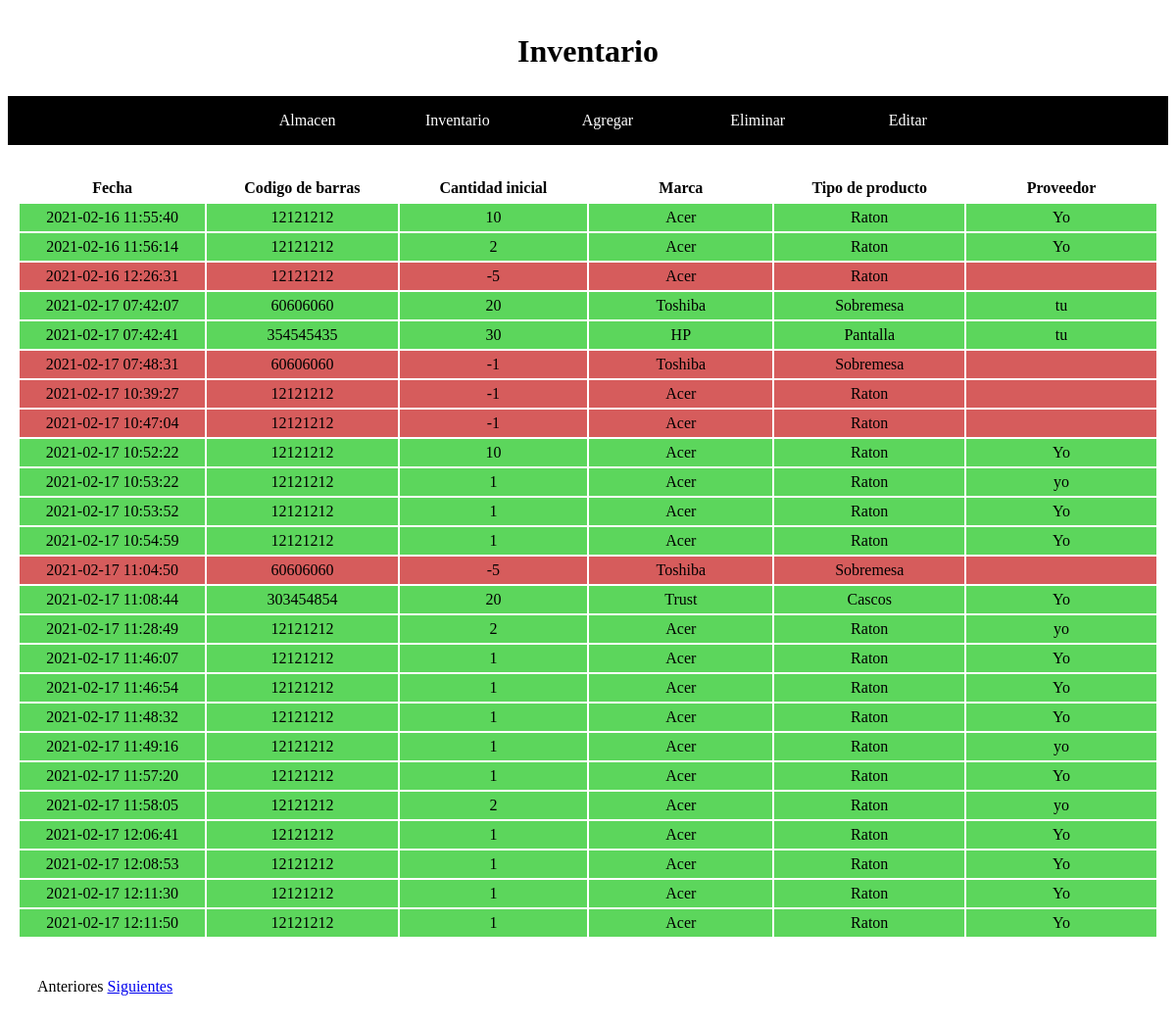
The page /inventario.php on the database as committed earlier.
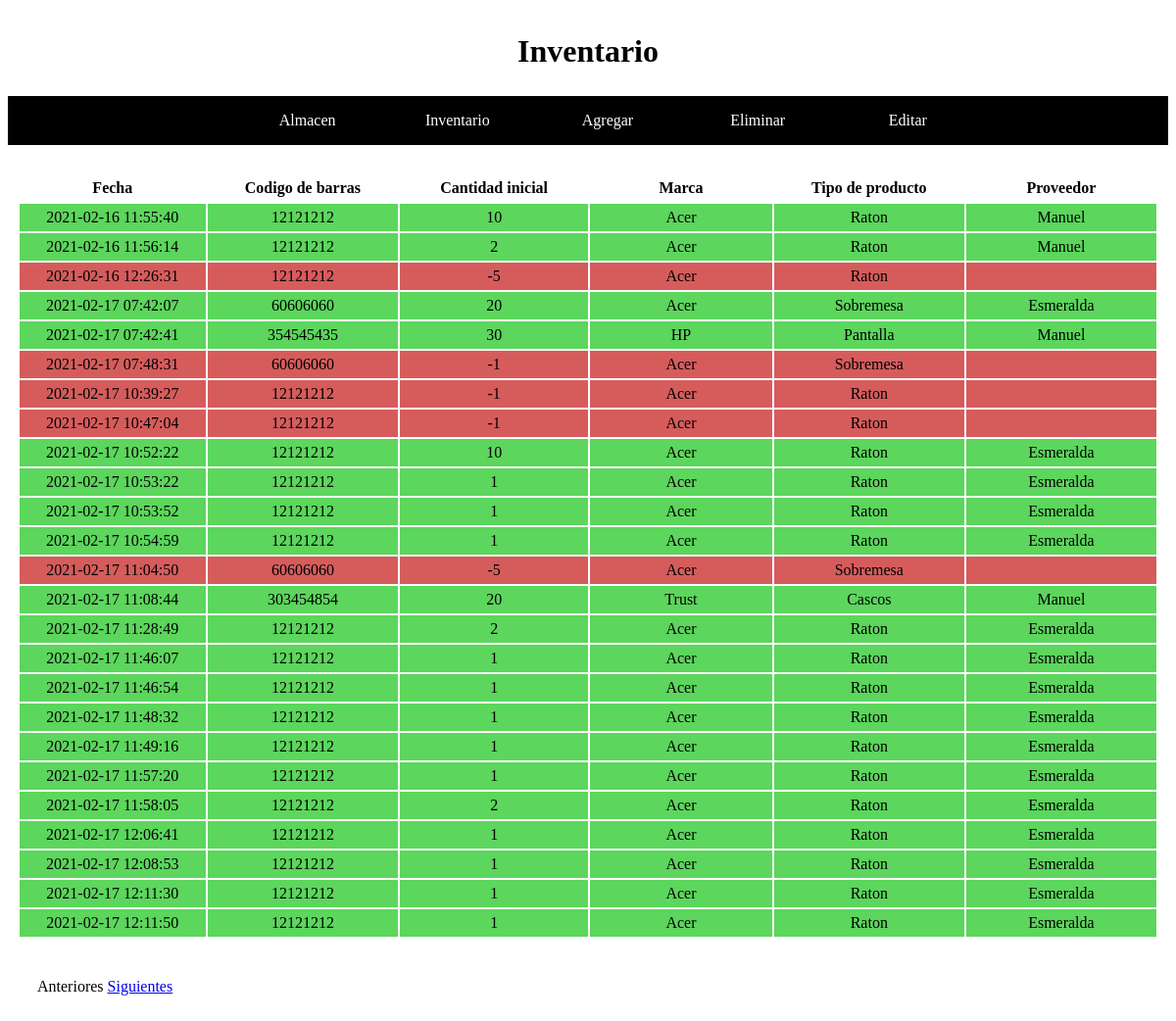
The same page on the database as committed later.
### tables this page shows
CREATE TABLE "Inventario" (
	"CodigoDeBarras"	varchar(25) NOT NULL,
	"CantidadInicial"	INTEGER NOT NULL DEFAULT '1',
	"Proveedor"	TEXT,
	"fecha"	TIMESTAMP DEFAULT CURRENT_TIMESTAMP
);

CREATE TABLE "Recordar" (
	"CodigoDeBarras"	varchar(35) NOT NULL,
	"Descripcion"	varchar(100),
	"FotoP"	varchar(100) DEFAULT 'Sinfoto.png',
	"Minimo"	int DEFAULT 10,
	"Maximo"	int DEFAULT 20,
	"Marca"	varchar(35),
	"TipoDeProducto"	varchar(35)
);

### inventario.php (the view, shortened to what this page needs)
<?php
    if (isset($_REQUEST['pos']))
        $inicio=$_REQUEST['pos'];
    else
        $inicio=0;
?>
<!DOCTYPE html>
<html>
<head>
    <link rel="stylesheet" href="./estilo.css">
</head>
<body>
<header><h1 style={position:relative}>Inventario</h1></header>
<nav>
    <ul>
        <li><a href="./almacen.php"> Almacen </a></li>
        <li><a href="./inventario.php"> Inventario </a></li>
        <li><a href="./insertar.php"> Agregar </a></li>
        <li><a href="./eliminar.php"> Eliminar </a></li>
        <li><a href="./editar.php"> Editar </a></li>
    </ul>
</nav>
<?php
    $bd = new MiBD();
    $resultado = $bd->query("SELECT * FROM Inventario limit $inicio,25") or die("Problemas en el select:".mysqli_error($bd));
    echo "<table>";
    echo "<tr>";
    echo "<th> Fecha </th>";
    echo "<th> Codigo de barras </th>";
    echo "<th> Cantidad inicial </th>";
    echo "<th> Marca </th>";
    echo "<th> Tipo de producto </th>";
    echo "<th> Proveedor </th>";
    echo "</tr>";
    echo "<br>";
    $impresos=0;
    while ($row = $resultado->fetchArray()) {
        $impresos++;
        $MarcaP = $bd->query("SELECT Marca FROM Recordar WHERE CodigoDeBarras='$row[0]'") or die("Problemas en el select:".mysqli_error($bd));
        $MarcaP2 = $MarcaP-> fetchArray();
        $TipoP = $bd->query("SELECT TipoDeProducto FROM Recordar WHERE CodigoDeBarras='$row[0]'") or die("Problemas en el select:".mysqli_error($bd));
        $TipoP2 = $TipoP-> fetchArray();
        if ($row[1] < 0){
            echo "<tr class='CantRojo'>";
        }
        else{
            echo "<tr class='CantVerde'>";
        }
        echo "<td> $row[3] </td>";
        echo "<td> $row[0] </td>";
        echo "<td> $row[1] </td>";
        echo "<td> $MarcaP2[0] </td>";
        echo "<td> $TipoP2[0] </td>";
        echo "<td> $row[2] </td>";
        echo "</tr>";
    }
    echo "</table>";
    if ($inicio==0)
        echo "<div class='pagin'> Anteriores ";
    else
    {
        $anterior=$inicio-25;
        echo "<div class='pagin'> <a href=\"inventario.php?pos=$anterior\">Anteriores </a>";
    }
    if($impresos==25)
    {
        $proximo=$inicio+25;
        echo "<a href=\"inventario.php?pos=$proximo\">Siguientes</a> </div>";
    }
    else
        echo "Siguientes </div>";
?>
</body>
</html>

Rows that differ between the two databases and show on the page:
changed inventario "2021-02-16 11:55:40": Proveedor "Yo" → "Manuel"
changed inventario "2021-02-16 11:56:14": Proveedor "Yo" → "Manuel"
changed inventario "2021-02-17 07:42:07": recordar.Marca "Toshiba" → "Acer"; Proveedor "tu" → "Esmeralda"
changed inventario "2021-02-17 07:42:41": Proveedor "tu" → "Manuel"
computed for inventario (number 6 of 25 on the later page): recordar.Marca "Toshiba" → "Acer"
changed inventario "2021-02-17 10:52:22": Proveedor "Yo" → "Esmeralda"
changed inventario "2021-02-17 10:53:22": Proveedor "yo" → "Esmeralda"
changed inventario "2021-02-17 10:53:52": Proveedor "Yo" → "Esmeralda"
changed inventario "2021-02-17 10:54:59": Proveedor "Yo" → "Esmeralda"
computed for inventario (number 13 of 25 on the later page): recordar.Marca "Toshiba" → "Acer"
changed inventario "2021-02-17 11:08:44": Proveedor "Yo" → "Manuel"
changed inventario "2021-02-17 11:28:49": Proveedor "yo" → "Esmeralda"
changed inventario "2021-02-17 11:46:07": Proveedor "Yo" → "Esmeralda"
changed inventario "2021-02-17 11:46:54": Proveedor "Yo" → "Esmeralda"
changed inventario "2021-02-17 11:48:32": Proveedor "Yo" → "Esmeralda"
changed inventario "2021-02-17 11:49:16": Proveedor "yo" → "Esmeralda"
changed inventario "2021-02-17 11:57:20": Proveedor "Yo" → "Esmeralda"
changed inventario "2021-02-17 11:58:05": Proveedor "yo" → "Esmeralda"
changed inventario "2021-02-17 12:06:41": Proveedor "Yo" → "Esmeralda"
changed inventario "2021-02-17 12:08:53": Proveedor "Yo" → "Esmeralda"
changed inventario "2021-02-17 12:11:30": Proveedor "Yo" → "Esmeralda"
changed inventario "2021-02-17 12:11:50": Proveedor "Yo" → "Esmeralda"
